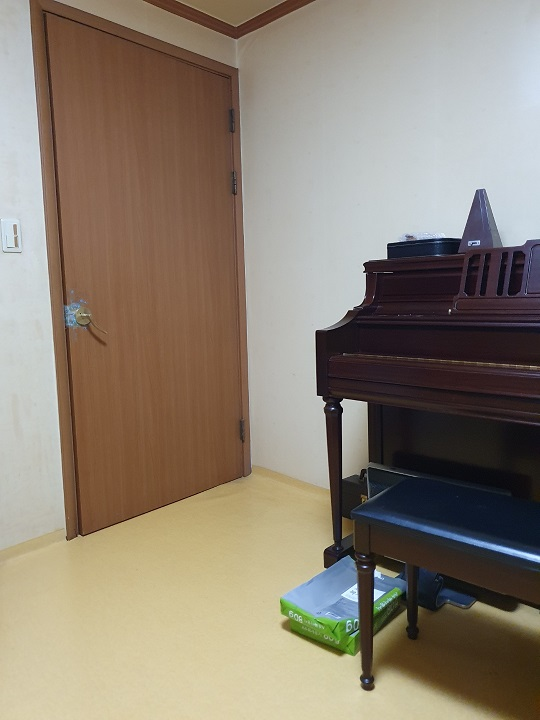
#> input picture ImageStitching/v1/img/left.jpg, 540 x 720 px
$ python ImageStitching_v1.py   (older library calls are emulated)
#> lines starting #> are read from the running program, lines starting #| are printed output that depends on the picture; after the words box and inside, x2 and y2 are one past the last pixel; in counts of white or black regions, pixels touching at a corner belong together
import cv2
import numpy as np
import matplotlib.pyplot as plt


"""
    * arcane222 (hong3883@naver.com)
    * Computer Vision assignment 3: Image Stitching

    * Dev. environment : Pycharm Community Edition 2019.3.3 -> 2022.06.11
                         opencv-contrib-python
    * Interpreter: opencv-contrib-python 4.6.0.66
                   numpy 1.23.3
                   matplotlib 3.5.3

    * Issue : OpenCV 3.4.2.16 이상에서는 SIRF, SURF를 지원하지 않음.
             (최신버전으로 구동 시 아래와 같은 에러메세지를 확인할 수 있음)
             ((-213:The function/feature is not implemented) This algorithm is patented and is excluded in this configuration;
             Set OPENCV_ENABLE_NONFREE CMake option and rebuild the library in function 'cv::xfeatures2d::SURF::create')

             1. OpenCV를 3.4.2.16 이하 버전 사용
             or
             2. cv2.xfeatures2d.SURF_create() 대신 cv2.SIFT_create() 사용
"""


""" src 에 대하여 grayscale image 를 return """
def make_gray_image(src):
    dst = np.copy(src)
    return cv2.cvtColor(dst, cv2.COLOR_BGR2GRAY)


""" src 에 대하여 key point list 와 descriptor list 를 return """
def create_descriptor(src, threshold):
    # SURF = cv2.xfeatures2d.SURF_create()
    # SURF.setHessianThreshold(threshold)

    SURF = cv2.SIFT_create(edgeThreshold=threshold)

    key_point, descriptor = SURF.detectAndCompute(src, None)
    return key_point, descriptor


""" 두개의 descriptor list 를 입력받아 matching list 를 반환"""
def matching(descriptor1, descriptor2):
    brute_force_matcher = cv2.BFMatcher(cv2.NORM_L2, crossCheck=True)
    match_list = brute_force_matcher.match(descriptor1, descriptor2)
    return sorted(match_list, key=lambda x: x.distance)


""" 두 입력 이미지의 유사한 key point 를 매칭시켜주고 이를 통해 Homography 값을 구하여 우측 이미지의 perspective transform 수행 """
def perspective_transformation(src_left, src_right, match_list, key_point_left, key_point_right):
    key_point_left2 = []
    key_point_right2 = []

    for match in match_list:
        queryIdx = match.queryIdx
        trainIdx = match.trainIdx
        key_point_left2.append(np.float32(key_point_left[queryIdx].pt))
        key_point_right2.append(np.float32(key_point_right[trainIdx].pt))

    key_point_left2 = np.reshape(key_point_left2, (-1, 1, 2))
    key_point_right2 = np.reshape(key_point_right2, (-1, 1, 2))

    h, status = cv2.findHomography(key_point_right2, key_point_left2, cv2.RANSAC, 4.0)
    dst = cv2.warpPerspective(src_right, h, (src_left.shape[1] + src_right.shape[1], src_right.shape[0]))
    return dst


""" src1, src2(perspective transform 된 오른쪽 이미지) 두개를 이어붙임 """
def image_stitching(src1, src2):
    dst = np.copy(src2)
    dst[:src1.shape[0], :src1.shape[1]] = src1
    return dst


""" 합친 이미지의 우측에 생기는 검은색 영역을 제거함 (합쳐진 이미지를 전체 이미지 크기로 perspective transformation) """
def remove_black_space(src):
    h, w = src.shape[:2]
    left_top = 0
    right_top = 0
    left_bottom = 0
    right_bottom = 0
    src_gray = make_gray_image(src)
    src_gray = cv2.medianBlur(src_gray, 3)

    ret, thresh = cv2.threshold(src_gray, 127, 255, 0)
    # _, contours, hierarchy = cv2.findContours(thresh, cv2.RETR_LIST, cv2.CHAIN_APPROX_SIMPLE)
    contours, hierarchy = cv2.findContours(thresh, cv2.RETR_LIST, cv2.CHAIN_APPROX_SIMPLE)

    max_area = - 1
    best_cnt = None

    for cnt in contours:
        area = cv2.contourArea(cnt)
        if area > max_area:
            max_area = area
            best_cnt = cnt

    approx = cv2.approxPolyDP(best_cnt, 0.01 * cv2.arcLength(best_cnt, True), True)
    left_top = [0, 0]
    x_list = []
    y_list = []
    for ap in approx:
        y_list.append(ap[0, 1])
        x_list.append(ap[0, 0])
        if ap[0, 0] == 0 and ap[0, 1] != 0:
            left_bottom = [ap[0, 0], ap[0, 1]]
        if ap[0, 1] == 0 and ap[0, 0] != 0:
            right_top = [ap[0, 0], ap[0, 1]]

    right_bottom = [max(x_list), max(y_list)]

    src_corner_arr = np.float32([left_top, right_top, left_bottom, right_bottom])
    dst_corner_arr = np.float32([[0, 0], [w, 0], [0, h], [w, h]])
    transform = cv2.getPerspectiveTransform(src_corner_arr, dst_corner_arr)
    dst = cv2.warpPerspective(src, transform, (src.shape[1], src.shape[0]))

    return dst


def main():
    # 입력 이미지와 grayscale 이미지
    input_left = cv2.imread('./img/left.jpg')
#> input_left is the input picture: shape (720, 540, 3); mean B, G, R 114.4, 128.7, 139.9
    input_right = cv2.imread('./img/right.jpg')
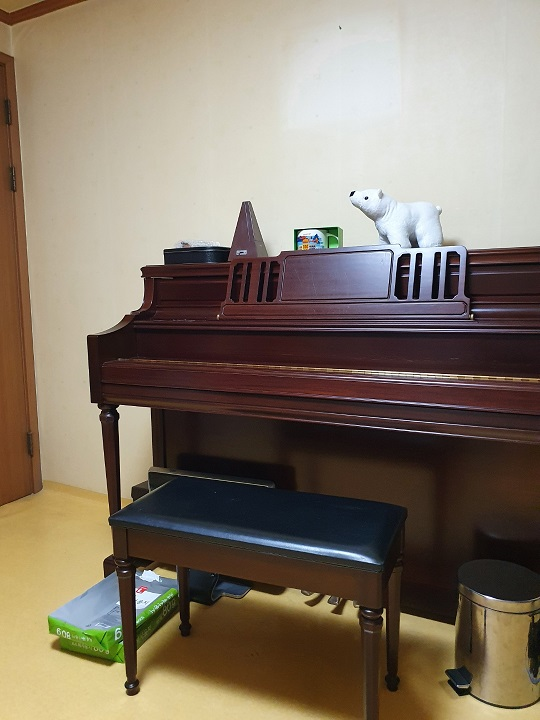
#> input picture ImageStitching/v1/img/right.jpg, 540 x 720 px
#> input_right is the input picture: shape (720, 540, 3); mean B, G, R 104.3, 119.2, 131.5
    input_left_gray = make_gray_image(input_left)
#> in make_gray_image, `return cv2.cvtColor(dst, cv2.COLOR_BGR2GRAY)`:
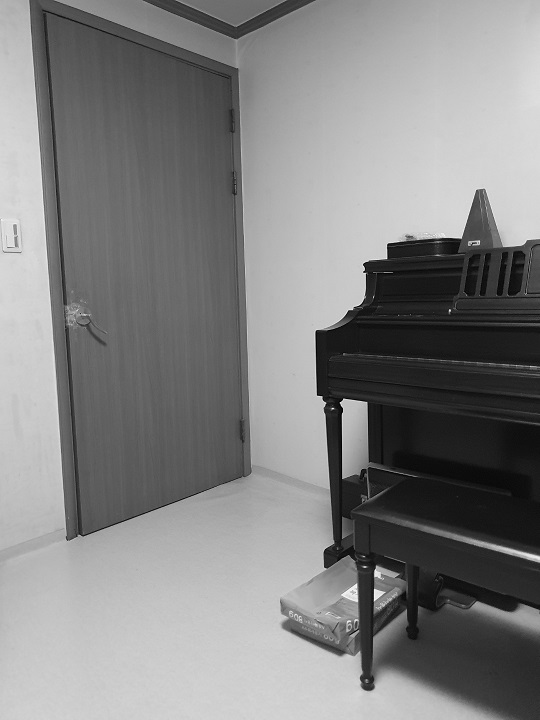
#> returned value: shape (720, 540); min 0, max 252, mean 130.4
    input_right_gray = make_gray_image(input_right)
#> in make_gray_image (call 2), `return cv2.cvtColor(dst, cv2.COLOR_BGR2GRAY)`:
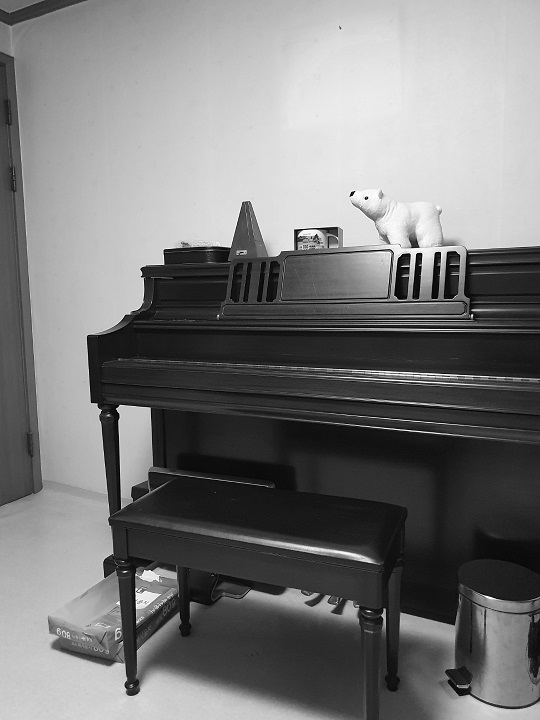
#> returned value: shape (720, 540); min 0, max 254, mean 121.2

    # grayscale 이미지로부터 얻어낸 key point 들의 list 와 descriptor 들의 list
    key_point_left, descriptor_left = create_descriptor(input_left_gray, 100)
#> in create_descriptor, `key_point, descriptor = SURF.detectAndCompute(src, None)`: key_point = 620 keypoints; strongest (x, y, size): (377, 594, 6), (355, 413, 18.2), (364, 264, 2), (531, 557, 5.7)
#> key_point_left has the same summary as key_point in create_descriptor
    key_point_right, descriptor_right = create_descriptor(input_right_gray, 100)
#> in create_descriptor (call 2), `key_point, descriptor = SURF.detectAndCompute(src, None)`: key_point = 853 keypoints; strongest (x, y, size): (352, 194, 2.6), (419, 256, 4.7), (437, 255, 4.8), (296, 232, 3.8)
#> key_point_right has the same summary as key_point in create_descriptor

    # 두 이미지의 매칭되는 점들에 대한 정보를 담은 matching list
    # (queryIdx: 왼쪽 이미지 특징점 의 idx, trainIdx: 왼쪽 이미지의 특징점에 매칭되는 오른쪽 이미지의 특징점의 idx, distance: 두 점간 거리)
    match_list = matching(descriptor_left, descriptor_right)
#> in matching, `match_list = brute_force_matcher.match(descriptor1, descriptor2)`: match_list = 213 matches
#> match_list = 213 matches

    # 오른쪽 이미지에 대하여 perspective transform 수행 후 두 이미지 합체
    dst_perspective = perspective_transformation(input_left, input_right, match_list, key_point_left, key_point_right)
#> the loop in perspective_transformation, `for match in match_list:` made 213 passes
#> (queryIdx, trainIdx) on passes 1 to 3: (530, 387), (494, 428), (599, 408)
#> after the loop in perspective_transformation, `for match in match_list:`: key_point_left2 = 213 pairs, first value 16.18 to 536.5, second value 10.09 to 690.6; key_point_right2 = 213 pairs, first value 11.03 to 535.6, second value 8.92 to 706.1
#> in perspective_transformation, `key_point_left2 = np.reshape(key_point_left2, (-1, 1, 2))`: key_point_left2 = 213 rows, first 8: [480.6, 543.6], [459.1, 532.6], [524.1, 321.5], [421, 233.6], [316.4, 650.7], [463.7, 534], [251.7, 452.1], [61.53, 445.2]
#> in perspective_transformation, `key_point_right2 = np.reshape(key_point_right2, (-1, 1, 2))`: key_point_right2 = 213 rows, first 8: [278.9, 543.8], [295.7, 541.9], [289.3, 325.9], [194.8, 241.8], [85.49, 664.7], [260.3, 536.2], [36.44, 351.3], [90.07, 358.4]
#> in perspective_transformation, `h, status = cv2.findHomography(key_point_right2, key_point_left2, cv2...`: h = [[0.779, 0.0409, 215.3], [-0.194, 0.952, 16.67], [-0.000583, 3.55e-05, 1]]; status = 213 values, max 1 at index 3, min 0 at index 0, mean 0.376
    dst_stitching = image_stitching(input_left, dst_perspective)

    # 두 이미지 간 특징점을 연결한 결과 이미지
    dst_match_result = np.zeros((input_left.shape[0], input_left.shape[1] * 2), input_left.dtype)
#> dst_match_result: shape (720, 1080); every value is 0
    dst_match_result = cv2.drawMatches(input_left, key_point_left, input_right, key_point_right, match_list[0:30], dst_match_result, flags=2)
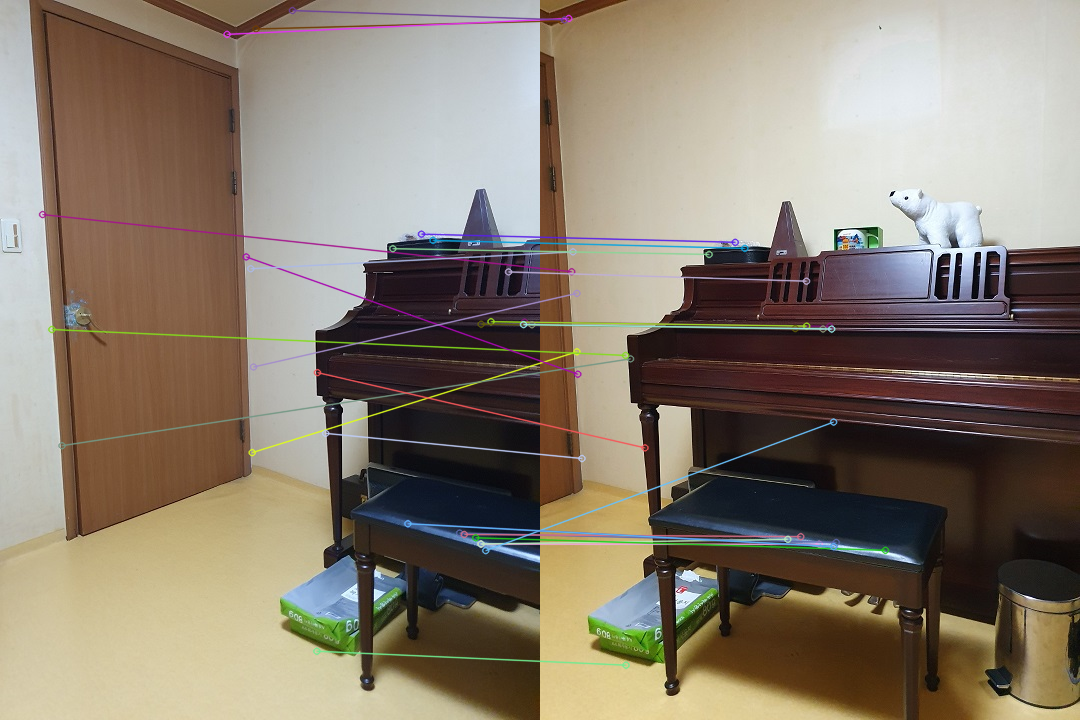
#> dst_match_result: shape (720, 1080, 3); mean B, G, R 110.5, 124.8, 136.2

    plt.imshow(cv2.cvtColor(dst_match_result, cv2.COLOR_BGR2RGB))
    plt.show()

    plt.imshow(cv2.cvtColor(dst_perspective, cv2.COLOR_BGR2RGB))
    plt.show()

    plt.imshow(cv2.cvtColor(dst_stitching, cv2.COLOR_BGR2RGB))
    plt.show()

    plt.imshow(cv2.cvtColor(remove_black_space(dst_stitching), cv2.COLOR_BGR2RGB))
#> in make_gray_image (call 3), `return cv2.cvtColor(dst, cv2.COLOR_BGR2GRAY)`:
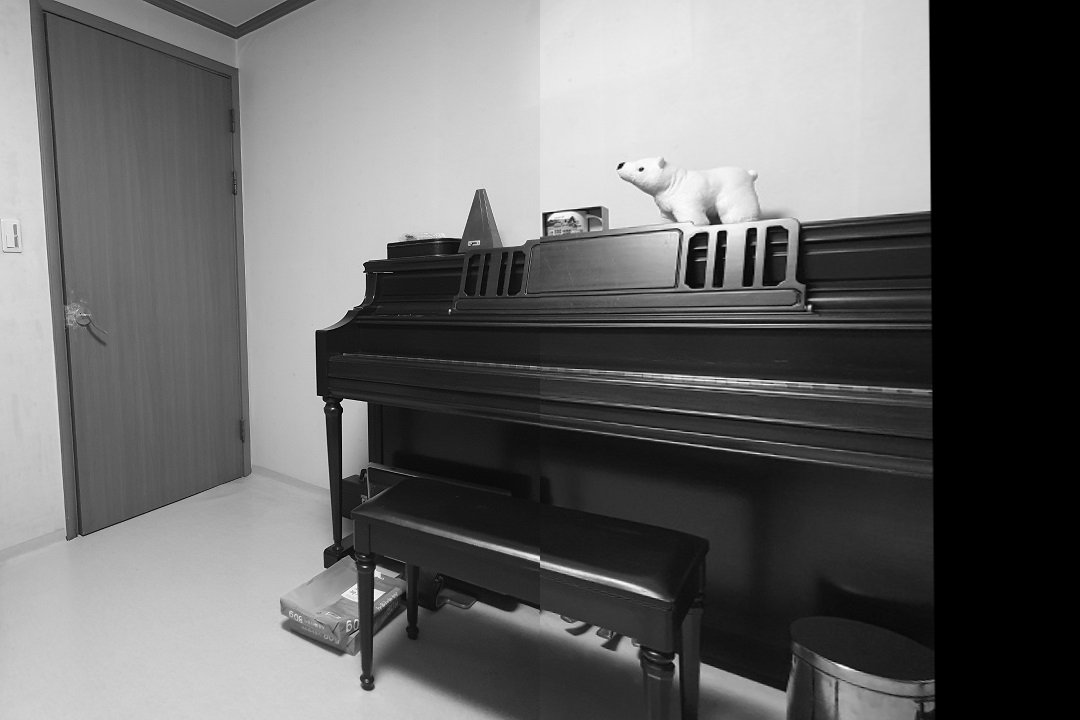
#> returned value: shape (720, 1080); min 0, max 254, mean 103.8
#> in remove_black_space, `ret, thresh = cv2.threshold(src_gray, 127, 255, 0)`:
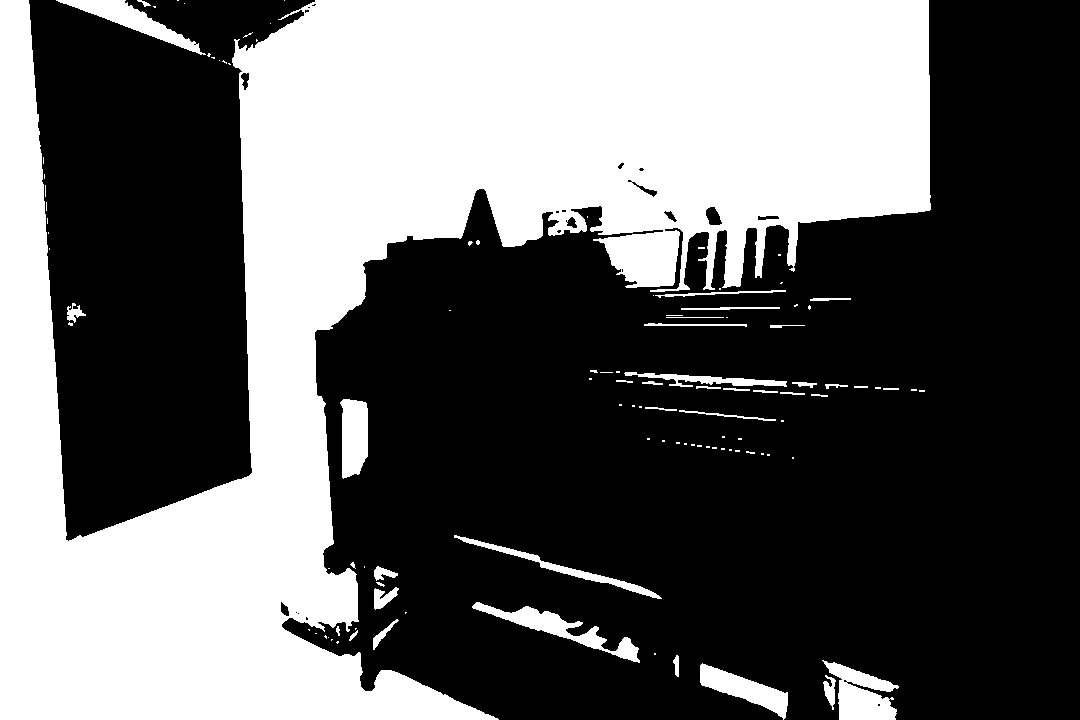
#> thresh: shape (720, 1080); 38.9% white; 110 white regions (72 under 20 px)
#> in remove_black_space, `contours, hierarchy = cv2.findContours(thresh, cv2.RETR_LIST, cv2.CHAI..`: contours = 134 contours, 96 with area under 20; largest, box (x1, y1, x2, y2) and area: (0, 0, 931, 720) 283892, (822, 660, 899, 720) 2349, (472, 602, 640, 663) 2062, (56, 0, 206, 55) 1976, (700, 663, 788, 720) 1844
#> the loop in remove_black_space, `for cnt in contours:` made 134 passes
#> (area, max_area) on passes 3, 4, 5, 134: (195, 195), (1844.5, 1844.5), (2349, 2349), (283892.5, 283892.5)
#> area on passes 6, 13, 17, 22, 23, 24: 67, 25, 147.5, 2061.5, 89, 268
#> after the loop in remove_black_space, `for cnt in contours:`: best_cnt = contour of 1316 points, box (x1, y1, x2, y2) (0, 0, 931, 720), area 283892; max_area = 283892.5
#> in remove_black_space, `approx = cv2.approxPolyDP(best_cnt, 0.01 * cv2.arcLength(best_cnt, Tru..`: approx = contour of 16 points, box (x1, y1, x2, y2) (0, 0, 930, 720), area 266323
#> the loop in remove_black_space, `for ap in approx:` made 16 passes
#> left_bottom on pass 1: [0, 719]
#> right_top on pass 12: [928, 0]
#> after the loop in remove_black_space, `for ap in approx:`: x_list = [0, 498, 281, 358, 314, 479, 662, 626, 679, 650, 929, 928, 234, 252, 68, 0]; y_list = [719, 719, 626, 621, 332, 188, 229, 287, 228, 291, 210, 0, 39, 472, 541, 0]
#> in remove_black_space, `right_bottom = [max(x_list), max(y_list)]`: right_bottom = [929, 719]
#> in remove_black_space, `src_corner_arr = np.float32([left_top, right_top, left_bottom, right_b..`: src_corner_arr = [[0, 0], [928, 0], [0, 719], [929, 719]]
#> in remove_black_space, `dst_corner_arr = np.float32([[0, 0], [w, 0], [0, h], [w, h]])`: dst_corner_arr = [[0, 0], [1080, 0], [0, 720], [1080, 720]]
#> in remove_black_space, `transform = cv2.getPerspectiveTransform(src_corner_arr, dst_corner_arr)`: transform = [[1.16, 0, 0], [1.22e-16, 1, 0], [0, 1.5e-06, 1]]
#> in remove_black_space, `dst = cv2.warpPerspective(src, transform, (src.shape[1], src.shape[0]))`:
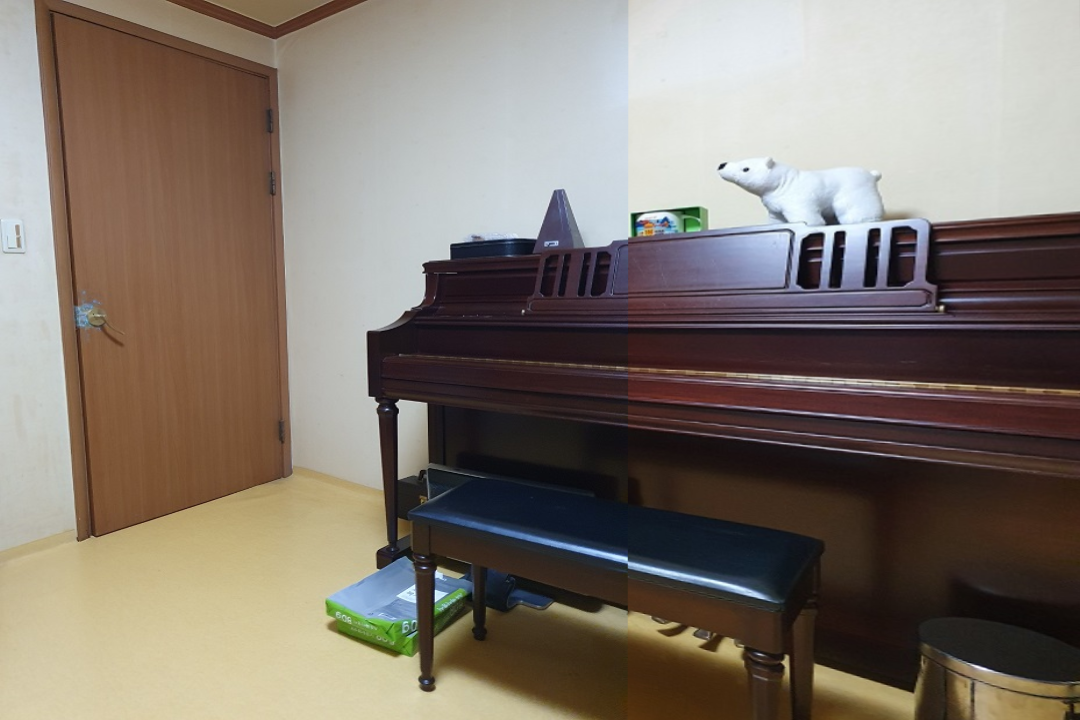
#> dst: shape (720, 1080, 3); mean B, G, R 109.1, 118.6, 128.7
    plt.show()

    cv2.waitKey()
    cv2.destroyAllWindows()


if __name__ == '__main__':
    main()
